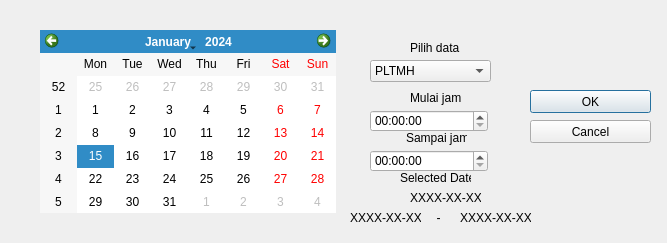
<?xml version="1.0" encoding="UTF-8"?>
<ui version="4.0">
 <class>Date</class>
 <widget class="QDialog" name="Date">
  <property name="geometry">
   <rect>
    <x>0</x>
    <y>0</y>
    <width>667</width>
    <height>243</height>
   </rect>
  </property>
  <property name="windowTitle">
   <string>Dialog</string>
  </property>
  <widget class="QCalendarWidget" name="calendarWidget">
   <property name="geometry">
    <rect>
     <x>40</x>
     <y>30</y>
     <width>296</width>
     <height>183</height>
    </rect>
   </property>
  </widget>
  <widget class="QPushButton" name="Ok">
   <property name="geometry">
    <rect>
     <x>530</x>
     <y>90</y>
     <width>121</width>
     <height>23</height>
    </rect>
   </property>
   <property name="text">
    <string>OK</string>
   </property>
  </widget>
  <widget class="QPushButton" name="Cancel">
   <property name="geometry">
    <rect>
     <x>530</x>
     <y>120</y>
     <width>121</width>
     <height>23</height>
    </rect>
   </property>
   <property name="text">
    <string>Cancel</string>
   </property>
  </widget>
  <widget class="QLabel" name="label">
   <property name="geometry">
    <rect>
     <x>400</x>
     <y>170</y>
     <width>71</width>
     <height>16</height>
    </rect>
   </property>
   <property name="text">
    <string>Selected Date</string>
   </property>
  </widget>
  <widget class="QLabel" name="selectDate">
   <property name="geometry">
    <rect>
     <x>410</x>
     <y>190</y>
     <width>71</width>
     <height>16</height>
    </rect>
   </property>
   <property name="text">
    <string>XXXX-XX-XX</string>
   </property>
  </widget>
  <widget class="QTimeEdit" name="timeEdit">
   <property name="geometry">
    <rect>
     <x>370</x>
     <y>110</y>
     <width>118</width>
     <height>22</height>
    </rect>
   </property>
   <property name="dateTime">
    <datetime>
     <hour>0</hour>
     <minute>0</minute>
     <second>0</second>
     <year>2000</year>
     <month>1</month>
     <day>1</day>
    </datetime>
   </property>
   <property name="minimumTime">
    <time>
     <hour>0</hour>
     <minute>0</minute>
     <second>0</second>
    </time>
   </property>
   <property name="displayFormat">
    <string>hh:mm:ss</string>
   </property>
   <property name="time">
    <time>
     <hour>0</hour>
     <minute>0</minute>
     <second>0</second>
    </time>
   </property>
  </widget>
  <widget class="QLabel" name="label_2">
   <property name="geometry">
    <rect>
     <x>410</x>
     <y>90</y>
     <width>51</width>
     <height>16</height>
    </rect>
   </property>
   <property name="text">
    <string>Mulai jam</string>
   </property>
  </widget>
  <widget class="QLabel" name="selectTime">
   <property name="geometry">
    <rect>
     <x>350</x>
     <y>210</y>
     <width>71</width>
     <height>16</height>
    </rect>
   </property>
   <property name="text">
    <string>XXXX-XX-XX</string>
   </property>
  </widget>
  <widget class="QLabel" name="label_3">
   <property name="geometry">
    <rect>
     <x>406</x>
     <y>130</y>
     <width>61</width>
     <height>16</height>
    </rect>
   </property>
   <property name="text">
    <string>Sampai jam</string>
   </property>
  </widget>
  <widget class="QTimeEdit" name="timeEdit2">
   <property name="geometry">
    <rect>
     <x>370</x>
     <y>150</y>
     <width>118</width>
     <height>22</height>
    </rect>
   </property>
   <property name="dateTime">
    <datetime>
     <hour>0</hour>
     <minute>0</minute>
     <second>0</second>
     <year>2000</year>
     <month>1</month>
     <day>1</day>
    </datetime>
   </property>
   <property name="minimumTime">
    <time>
     <hour>0</hour>
     <minute>0</minute>
     <second>0</second>
    </time>
   </property>
   <property name="displayFormat">
    <string>hh:mm:ss</string>
   </property>
   <property name="time">
    <time>
     <hour>0</hour>
     <minute>0</minute>
     <second>0</second>
    </time>
   </property>
  </widget>
  <widget class="QLabel" name="selectTime_2">
   <property name="geometry">
    <rect>
     <x>430</x>
     <y>210</y>
     <width>16</width>
     <height>16</height>
    </rect>
   </property>
   <property name="text">
    <string>  -</string>
   </property>
  </widget>
  <widget class="QLabel" name="selectTimeUntil">
   <property name="geometry">
    <rect>
     <x>460</x>
     <y>210</y>
     <width>71</width>
     <height>16</height>
    </rect>
   </property>
   <property name="text">
    <string>XXXX-XX-XX</string>
   </property>
  </widget>
  <widget class="QComboBox" name="comboBox">
   <property name="geometry">
    <rect>
     <x>370</x>
     <y>60</y>
     <width>121</width>
     <height>22</height>
    </rect>
   </property>
   <item>
    <property name="text">
     <string>PLTMH</string>
    </property>
   </item>
   <item>
    <property name="text">
     <string>PLTS</string>
    </property>
   </item>
   <item>
    <property name="text">
     <string>LOAD</string>
    </property>
   </item>
   <item>
    <property name="text">
     <string>INVERTER</string>
    </property>
   </item>
  </widget>
  <widget class="QLabel" name="label_4">
   <property name="geometry">
    <rect>
     <x>410</x>
     <y>40</y>
     <width>51</width>
     <height>16</height>
    </rect>
   </property>
   <property name="text">
    <string>Pilih data</string>
   </property>
  </widget>
 </widget>
 <resources/>
 <connections/>
</ui>
